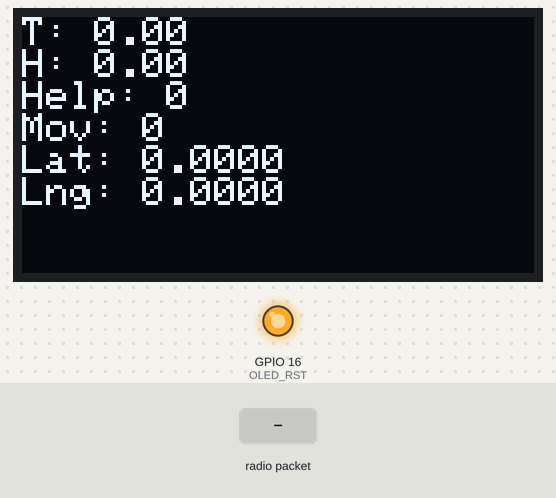
Bench run of a sketch on a simulated ESP32. Shown: 128×64 one-colour display, output pins drawn as LEDs (lit = HIGH). Inputs (shaded band) come from the test bench. No radio packets arrive unless stated; what the sketch prints to the serial monitor is not drawn.

Above: at 3.3 s.
3.4 s: radio packet "1" arrives
Timing chart, 0 to 6.4 s (numbered marks = the images above; inputs shaded):
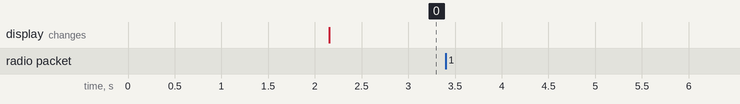

The sketch:

prueba_recp.ino
```cpp
#include <LoRa.h>
#include <SPI.h>
#include <Wire.h>
#include <Adafruit_GFX.h>
#include <Adafruit_SSD1306.h>
#include <esp_now.h>
#include <WiFi.h>
#include <ArduinoJson.h>

// ================= LORA =================
#define SCK 5
#define MISO 19
#define MOSI 27
#define SS 18
#define RST 14
#define DIO0 26
#define LORA_FREQ 915E6

// ================= OLED =================
#define SCREEN_WIDTH 128
#define SCREEN_HEIGHT 64
#define OLED_SDA 4
#define OLED_SCL 15
#define OLED_RST 16

Adafruit_SSD1306 display(SCREEN_WIDTH, SCREEN_HEIGHT, &Wire, OLED_RST);

// ================= ESP-NOW =================
uint8_t broadcastAddress[] = {0xc8, 0x2e, 0x18, 0x90, 0xb8, 0x40};

typedef struct {
  float humidity;
  float temperature;
  int help;
  int motion;
  float lat;
  float lng;
  bool newData;
} SensorData;

SensorData sharedData;
SemaphoreHandle_t dataMutex;

// ===== FreeRTOS Handles =====
TaskHandle_t TaskLoRaHandle;
TaskHandle_t TaskDisplayHandle;
TaskHandle_t TaskESPNowHandle;

esp_now_peer_info_t peerInfo;

// ======================================================
// ===================== SETUP ==========================
// ======================================================

void setup() {

  Serial.begin(115200);
  delay(2000);

  // -------- OLED --------
  pinMode(OLED_RST, OUTPUT);
  digitalWrite(OLED_RST, LOW);
  delay(50);
  digitalWrite(OLED_RST, HIGH);

  Wire.begin(OLED_SDA, OLED_SCL);

  if (!display.begin(SSD1306_SWITCHCAPVCC, 0x3C)) {
    Serial.println("OLED ERROR");
    while (true);
  }

  display.clearDisplay();
  display.setTextSize(1);
  display.setTextColor(WHITE);
  display.setCursor(0, 0);
  display.println("RECEPTOR RTOS");
  display.display();

  // -------- LORA --------
  SPI.begin(SCK, MISO, MOSI, SS);
  LoRa.setPins(SS, RST, DIO0);

  if (!LoRa.begin(LORA_FREQ)) {
    Serial.println("LoRa ERROR");
    while (true);
  }

  LoRa.setSpreadingFactor(7);
  LoRa.setSignalBandwidth(125E3);
  LoRa.setCodingRate4(5);
  LoRa.enableCrc();

  Serial.println("LoRa OK");

  // -------- ESP-NOW --------
  WiFi.mode(WIFI_STA);

  if (esp_now_init() != ESP_OK) {
    Serial.println("ESP-NOW ERROR");
    while (true);
  }

  memcpy(peerInfo.peer_addr, broadcastAddress, 6);
  peerInfo.channel = 0;
  peerInfo.encrypt = false;

  esp_now_add_peer(&peerInfo);

  // -------- Inicializar datos --------
  sharedData = {0,0,0,0,0,0,false};
  dataMutex = xSemaphoreCreateMutex();

  // -------- Crear tareas --------
  xTaskCreatePinnedToCore(TaskLoRa, "TaskLoRa", 4096, NULL, 2, &TaskLoRaHandle, 0);
  xTaskCreatePinnedToCore(TaskDisplay, "TaskDisplay", 4096, NULL, 1, &TaskDisplayHandle, 1);
  xTaskCreatePinnedToCore(TaskESPNow, "TaskESPNow", 4096, NULL, 1, &TaskESPNowHandle, 1);

  Serial.println("Sistema RTOS listo");
}

// ======================================================
// ================= TASK LORA ==========================
// ======================================================

void TaskLoRa(void *pvParameters) {

  StaticJsonDocument<512> doc;

  for (;;) {

    int packetSize = LoRa.parsePacket();

    if (packetSize > 0) {

      String incoming = "";

      while (LoRa.available()) {
        incoming += (char)LoRa.read();
      }

      Serial.println("JSON RX:");
      Serial.println(incoming);

      DeserializationError error = deserializeJson(doc, incoming);

      if (!error) {

        xSemaphoreTake(dataMutex, portMAX_DELAY);

        sharedData.humidity = doc["humidity"] | 0.0;
        sharedData.temperature = doc["temperature"] | 0.0;
        sharedData.help = doc["help"] | 0;
        sharedData.motion = doc["motion"] | 0;
        sharedData.lat = doc["lat"] | 0.0;
        sharedData.lng = doc["lng"] | 0.0;
        sharedData.newData = true;

        xSemaphoreGive(dataMutex);

        Serial.println("Datos actualizados");
      }
    }

    vTaskDelay(10 / portTICK_PERIOD_MS);
  }
}

// ======================================================
// ================= TASK OLED ==========================
// ======================================================

void TaskDisplay(void *pvParameters) {

  SensorData localCopy;

  for (;;) {

    xSemaphoreTake(dataMutex, portMAX_DELAY);
    localCopy = sharedData;
    xSemaphoreGive(dataMutex);

    display.clearDisplay();
    display.setCursor(0,0);

    display.print("T: "); display.println(localCopy.temperature);
    display.print("H: "); display.println(localCopy.humidity);
    display.print("Help: "); display.println(localCopy.help);
    display.print("Mov: "); display.println(localCopy.motion);
    display.print("Lat: "); display.println(localCopy.lat,4);
    display.print("Lng: "); display.println(localCopy.lng,4);

    display.display();

    vTaskDelay(500 / portTICK_PERIOD_MS);
  }
}

// ======================================================
// ================= TASK ESPNOW ========================
// ======================================================

void TaskESPNow(void *pvParameters) {

  SensorData localCopy;

  for (;;) {

    xSemaphoreTake(dataMutex, portMAX_DELAY);
    localCopy = sharedData;
    sharedData.newData = false;
    xSemaphoreGive(dataMutex);

    if (localCopy.newData) {

      esp_now_send(broadcastAddress,
                   (uint8_t *)&localCopy,
                   sizeof(localCopy));

      Serial.println("Enviado por ESP-NOW");
    }

    vTaskDelay(200 / portTICK_PERIOD_MS);
  }
}

void loop() {
  // No se usa
}
```

Measured:
- after the input at 3.4 s, every drawn part: stays the same
